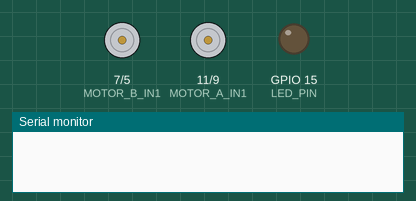
Recording of a program running on a simulated ESP32-S2. On the bench: motor-driver pin pairs drawn as motors (green arrow = first pin HIGH = forward, orange = second pin HIGH = backward, longer = more drive), output pins drawn as LEDs (lit = HIGH), the last lines printed to the serial monitor.

Above: at 0.0 s.
At 1.5 s:
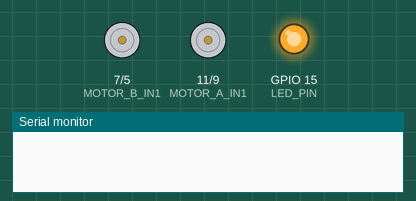
At 3.1 s:
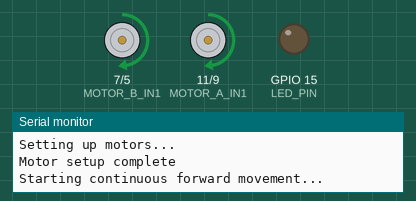
Timing chart, 0 to 4.6 s (numbered marks = the images above):
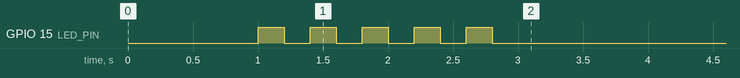

The program:

main.cpp
```cpp
#include <Arduino.h>
#include "motor_control.h"

// Define the onboard LED pin for ESP32-S2
#define LED_PIN 15

void blinkLED(int times, int onTime = 200, int offTime = 200) {
  for (int i = 0; i < times; i++) {
    digitalWrite(LED_PIN, HIGH);
    delay(onTime);
    digitalWrite(LED_PIN, LOW);
    delay(offTime);
  }
}

void setup() {
  Serial.begin(115200);
  delay(1000);  // Give time for serial monitor to connect

  // Configure LED pin
  pinMode(LED_PIN, OUTPUT);

  // Blink LED 5 times to indicate version 5
  blinkLED(5);

  Serial.println("\nESP32-S2 Motor Test v5");
  Serial.println("----------------------");

  setupMotors();
  Serial.println("Starting continuous forward movement...");
  moveForward();  // Start motors and keep them running
}

void loop() {
  // Empty loop - motors will continue running
  delay(1000);  // Small delay to prevent watchdog timer issues
} 
```

motor_control.cpp
```cpp
#include <Arduino.h>
#include "motor_control.h"

// PWM configuration
const int PWM_FREQ = 1000;  // 1kHz
const int PWM_RESOLUTION = 8;  // 8-bit resolution (0-255)

void setupMotors() {
  Serial.println("Setting up motors...");

  // Configure PWM
  ledcSetup(0, PWM_FREQ, PWM_RESOLUTION);  // Channel 0 for Motor A IN1
  ledcSetup(1, PWM_FREQ, PWM_RESOLUTION);  // Channel 1 for Motor A IN2
  ledcSetup(2, PWM_FREQ, PWM_RESOLUTION);  // Channel 2 for Motor B IN1
  ledcSetup(3, PWM_FREQ, PWM_RESOLUTION);  // Channel 3 for Motor B IN2

  // Attach PWM channels to pins
  ledcAttachPin(MOTOR_A_IN1, 0);
  ledcAttachPin(MOTOR_A_IN2, 1);
  ledcAttachPin(MOTOR_B_IN1, 2);
  ledcAttachPin(MOTOR_B_IN2, 3);

  // Initialize motors in stopped state
  stopMotors();

  Serial.println("Motor setup complete");
}

void moveForward() {
  // Motor A forward
  ledcWrite(0, MOTOR_SPEED);  // IN1
  ledcWrite(1, 0);            // IN2

  // Motor B forward
  ledcWrite(2, MOTOR_SPEED);  // IN1
  ledcWrite(3, 0);            // IN2
}

void stopMotors() {
  // Stop both motors
  ledcWrite(0, 0);
  ledcWrite(1, 0);
  ledcWrite(2, 0);
  ledcWrite(3, 0);
} 
```

motor_control.h
```cpp
#ifndef MOTOR_CONTROL_H
#define MOTOR_CONTROL_H

// Motor control pins
#define MOTOR_A_IN1 11  // GPIO11
#define MOTOR_A_IN2 9   // GPIO9
#define MOTOR_B_IN1 7   // GPIO7
#define MOTOR_B_IN2 5   // GPIO5

// Motor speed (0-255)
#define MOTOR_SPEED 128  // 50% duty cycle

// Function declarations
void setupMotors();
void moveForward();
void stopMotors();

#endif // MOTOR_CONTROL_H 
```
